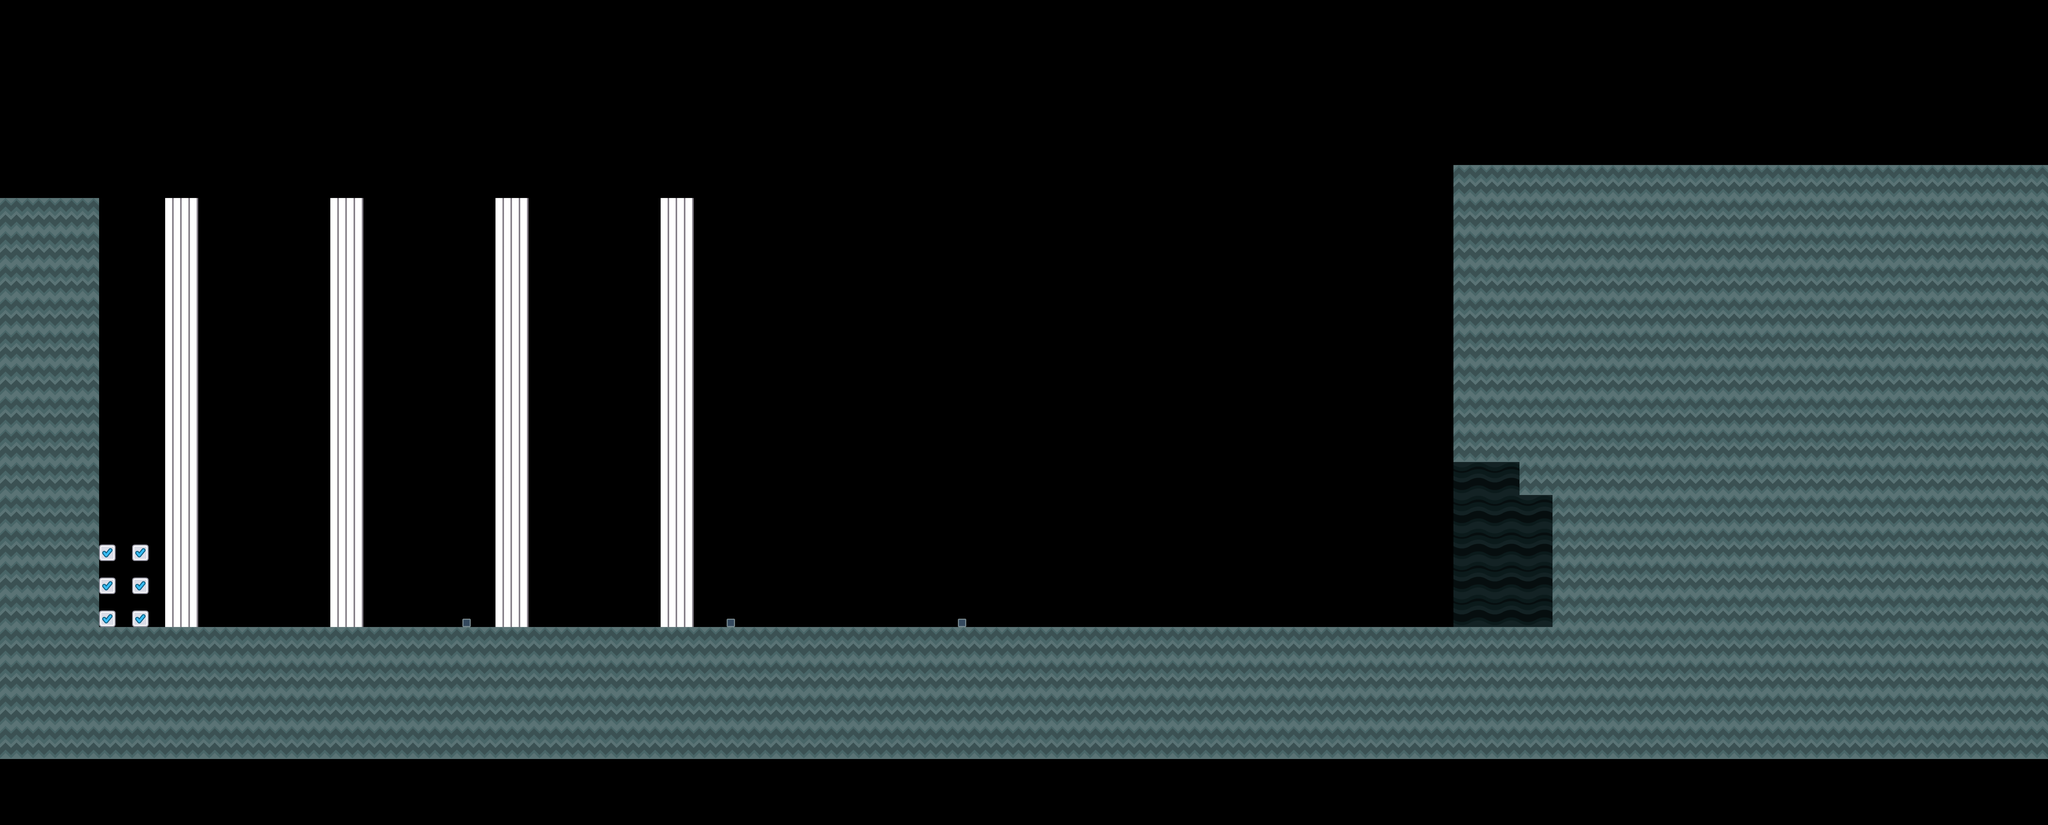

A level layout from a 2D game, rendered from its tile map. Below: a short description, then the map file with tile-grid data replaced by summaries:
An orthogonal 62x25 tile map with 128x128 px tiles, 5 tile layers (Platforms, Load Zone, Npc Spawn, Background, ...), 4 tilesets.

<map version="1.10" tiledversion="1.11.2" orientation="orthogonal" renderorder="right-down" width="62" height="25" tilewidth="128" tileheight="128" infinite="0" nextlayerid="6" nextobjectid="1">
 <tileset firstgid="1" source="../tilesets/groundMarble.tsx" />
 <tileset firstgid="6" source="../tilesets/npc.tsx" />
 <tileset firstgid="21" source="../tilesets/groundStone.tsx" />
 <tileset firstgid="36" source="../tilesets/load.tsx" />
 <layer id="1" name="Platforms" width="62" height="25">
  <data>[1550 cells, 106 non-empty, 1 distinct tile ids]</data>
 </layer>
 <layer id="2" name="Load Zone" width="62" height="25">
  <data>[1550 cells, 6 non-empty, 1 distinct tile ids]</data>
 </layer>
 <layer id="3" name="Npc Spawn" width="62" height="25">
  <data>[1550 cells, 4 non-empty, 4 distinct tile ids]</data>
 </layer>
 <layer id="4" name="Background" width="62" height="25">
  <data>[1550 cells, 40 non-empty, 2 distinct tile ids]</data>
 </layer>
 <layer id="5" name="Foreground" width="62" height="25">
  <data>[1550 cells, 458 non-empty, 2 distinct tile ids]</data>
 </layer>
</map>
